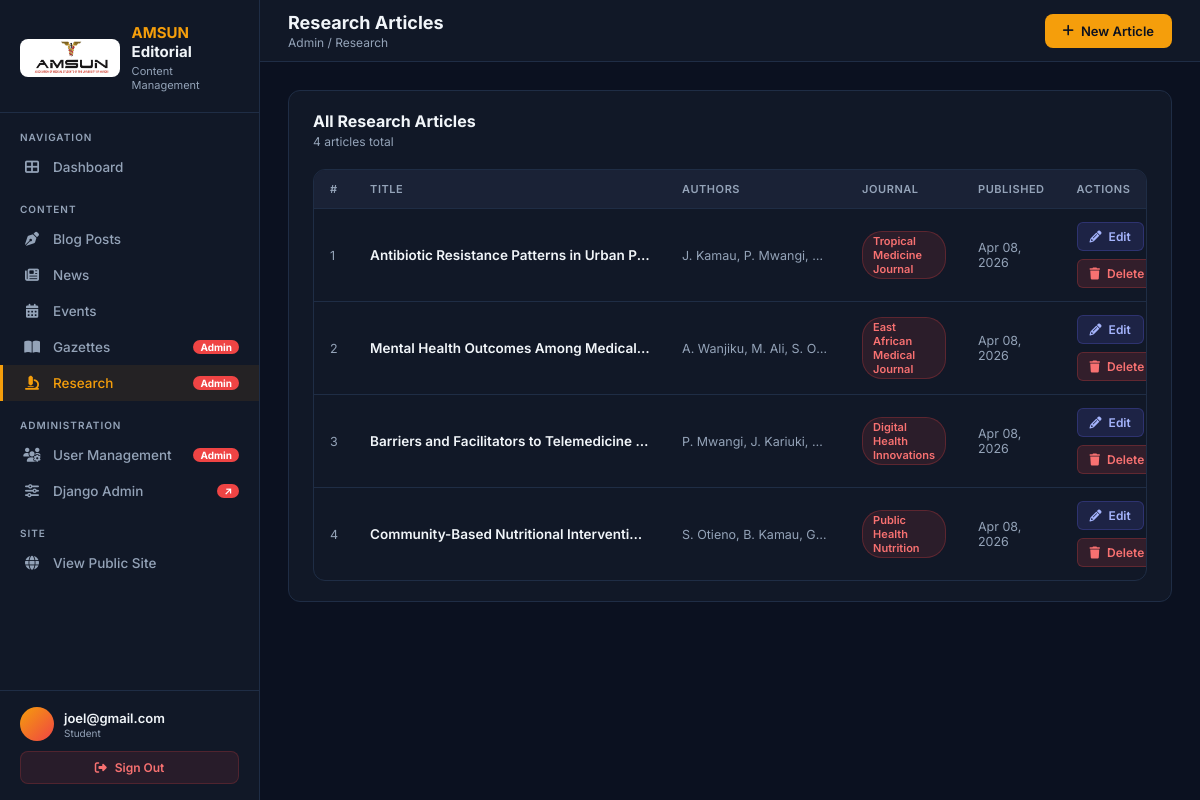
The app's page /editorial/research/ (signed in) with its own data.
### users/models.py (models this page shows, shortened)
class User(AbstractUser):
    email = models.EmailField(unique=True, max_length=255)
    username = None  # We are not using the username field
    ROLE_CHOICES = [
        ('student', 'Student'),
        ('alumni', 'Alumni'),
        ('editor', 'Editor'),
        ('admin', 'Admin'),
    ]
    role = models.CharField(max_length=10, choices=ROLE_CHOICES, default='student')
    objects = UserManager()
    USERNAME_FIELD = 'email'
    REQUIRED_FIELDS = []  # Only email and password are required

### core/models.py (models this page shows, shortened)
class Research(models.Model):
    title = models.CharField(max_length=200)
    authors = models.CharField(max_length=200)
    journal = models.CharField(max_length=200)
    abstract = models.TextField()
    link = models.URLField(blank=True, null=True)
    published_date = models.DateField(auto_now_add=True)

### editorial/views.py (the view)
# urls.py: path('research/',                    views.research_list,   name='research-list'),
@admin_required
def research_list(request):
    articles = Research.objects.order_by('-published_date')
    return render(request, 'editorial/research_list.html', {
        'articles': articles, 'is_admin': True,
    })

### editorial/templates/editorial/research_list.html (shortened to what this page needs)
{% extends 'editorial/base.html' %}
{% block page_title %}Research Articles{% endblock %}
{% block breadcrumb %}Admin / Research{% endblock %}
{% block nav_research %}active{% endblock %}
{% block topbar_actions %}
  <a href="{% url 'editorial:research-create' %}" class="btn btn-primary">
    <i class="fas fa-plus"></i> New Article
  </a>
{% endblock %}
{% block content %}
<div class="card">
  <div class="section-header">
    <div>
      <div class="section-title">All Research Articles</div>
      <p class="text-muted" style="font-size:12px;margin-top:3px;">{{ articles|length }} article{{ articles|length|pluralize }} total</p>
    </div>
  </div>
  {% if articles %}
  <div class="tbl-wrap">
    <table>
      <thead>
        <tr>
          <th style="width:50px;">#</th>
          <th>Title</th>
          <th>Authors</th>
          <th>Journal</th>
          <th>Published</th>
          <th>Actions</th>
        </tr>
      </thead>
      <tbody>
        {% for article in articles %}
        <tr>
          <td class="td-muted">{{ forloop.counter }}</td>
          <td>
            <div style="font-weight:600;max-width:280px;overflow:hidden;text-overflow:ellipsis;white-space:nowrap;">{{ article.title }}</div>
          </td>
          <td class="td-muted" style="max-width:180px;overflow:hidden;text-overflow:ellipsis;white-space:nowrap;">{{ article.authors }}</td>
          <td><span class="badge badge-red">{{ article.journal }}</span></td>
          <td class="td-muted">{{ article.published_date|date:"M d, Y" }}</td>
          <td>
            <div class="actions-cell">
              <a href="{% url 'editorial:research-edit' article.pk %}" class="btn btn-edit btn-sm">
                <i class="fas fa-pencil-alt"></i> Edit
              </a>
              <a href="{% url 'editorial:research-delete' article.pk %}" class="btn btn-danger btn-sm">
                <i class="fas fa-trash"></i> Delete
              </a>
            </div>
          </td>
        </tr>
        {% endfor %}
      </tbody>
    </table>
  </div>
  {% endif %}
</div>
{% endblock %}

### editorial/templates/editorial/base.html (shortened to what this page needs)
{% load static %}
<!DOCTYPE html>
<html lang="en">
<head>
  <link rel="stylesheet" href="https://cdnjs.cloudflare.com/ajax/libs/font-awesome/6.5.0/css/all.min.css" />
</head>
<body>
<nav id="sidebar">
  <div class="sidebar-logo">
    <img src="{% static 'core/logo.png' %}" alt="AMSUN Logo" class="logo-img">
    <div>
      <div class="logo-text"><span>AMSUN</span> Editorial</div>
      <div class="logo-sub">Content Management</div>
    </div>
  </div>
  <div class="sidebar-section-label">Navigation</div>
  <a href="{% url 'editorial:dashboard' %}" class="nav-link {% block nav_dashboard %}{% endblock %}">
    <i class="fas fa-th-large"></i> Dashboard
  </a>
  <div class="sidebar-section-label">Content</div>
  <a href="{% url 'editorial:blog-list' %}" class="nav-link {% block nav_blogs %}{% endblock %}">
    <i class="fas fa-pen-nib"></i> Blog Posts
  </a>
  <a href="{% url 'editorial:news-list' %}" class="nav-link {% block nav_news %}{% endblock %}">
    <i class="fas fa-newspaper"></i> News
  </a>
  <a href="{% url 'editorial:event-list' %}" class="nav-link {% block nav_events %}{% endblock %}">
    <i class="fas fa-calendar-alt"></i> Events
  </a>
  {% if is_admin %}
  <a href="{% url 'editorial:gazette-list' %}" class="nav-link {% block nav_gazette %}{% endblock %}">
    <i class="fas fa-book-open"></i> Gazettes
    <span class="nav-badge admin">Admin</span>
  </a>
  <a href="{% url 'editorial:research-list' %}" class="nav-link {% block nav_research %}{% endblock %}">
    <i class="fas fa-microscope"></i> Research
    <span class="nav-badge admin">Admin</span>
  </a>
  <div class="sidebar-section-label">Administration</div>
  <a href="{% url 'editorial:user-list' %}" class="nav-link {% block nav_users %}{% endblock %}">
    <i class="fas fa-users-cog"></i> User Management
    <span class="nav-badge admin">Admin</span>
  </a>
  <a href="/admin/" class="nav-link" target="_blank">
    <i class="fas fa-sliders-h"></i> Django Admin
    <span class="nav-badge admin">↗</span>
  </a>
  {% endif %}
  <div class="sidebar-section-label">Site</div>
  <a href="/" class="nav-link" target="_blank">
    <i class="fas fa-globe"></i> View Public Site
  </a>
  <div class="sidebar-footer">
    <div class="sidebar-user">
      <div class="avatar">{{ request.user.first_name|first|upper }}{{ request.user.last_name|first|upper }}</div>
      <div class="user-info">
        <div class="name">{{ request.user.get_full_name|default:request.user.email }}</div>
        <div class="role">{{ request.user.role }}</div>
      </div>
    </div>
    <a href="{% url 'editorial:logout' %}" class="logout-btn">
      <i class="fas fa-sign-out-alt"></i> Sign Out
    </a>
  </div>
</nav>
<div id="main">
  <div id="topbar">
    <div style="display:flex;align-items:center;gap:14px;">
      <div>
        <div class="topbar-title">{% block page_title %}Dashboard{% endblock %}</div>
        <div class="topbar-breadcrumb">{% block breadcrumb %}AMSUN Editorial{% endblock %}</div>
      </div>
    </div>
    <div class="topbar-actions">
      {% block topbar_actions %}{% endblock %}
    </div>
  </div>
  <div id="content">
    {% block content %}{% endblock %}
  </div>
</div>
</body>
</html>

### records on screen
User: user.get_full_name "joel@gmail.com", user.role "Student"
Research: title "Antibiotic Resistance Patterns in Urban P…", authors "J. Kamau, P. Mwangi,…", journal "Tropical Medicine Journal", published_date "Apr 08, 2026"
Research: title "Mental Health Outcomes Among Medical…", authors "A. Wanjiku, M. Ali, S. O…", journal "East African Medical Journal", published_date "Apr 08, 2026"
Research: title "Barriers and Facilitators to Telemedicine…", authors "P. Mwangi, J. Kariuki,…", journal "Digital Health Innovations", published_date "Apr 08, 2026"
Research: title "Community-Based Nutritional Interventi…", authors "S. Otieno, B. Kamau, G…", journal "Public Health Nutrition", published_date "Apr 08, 2026"

### other values on screen
{{ articles|length }} "4"
